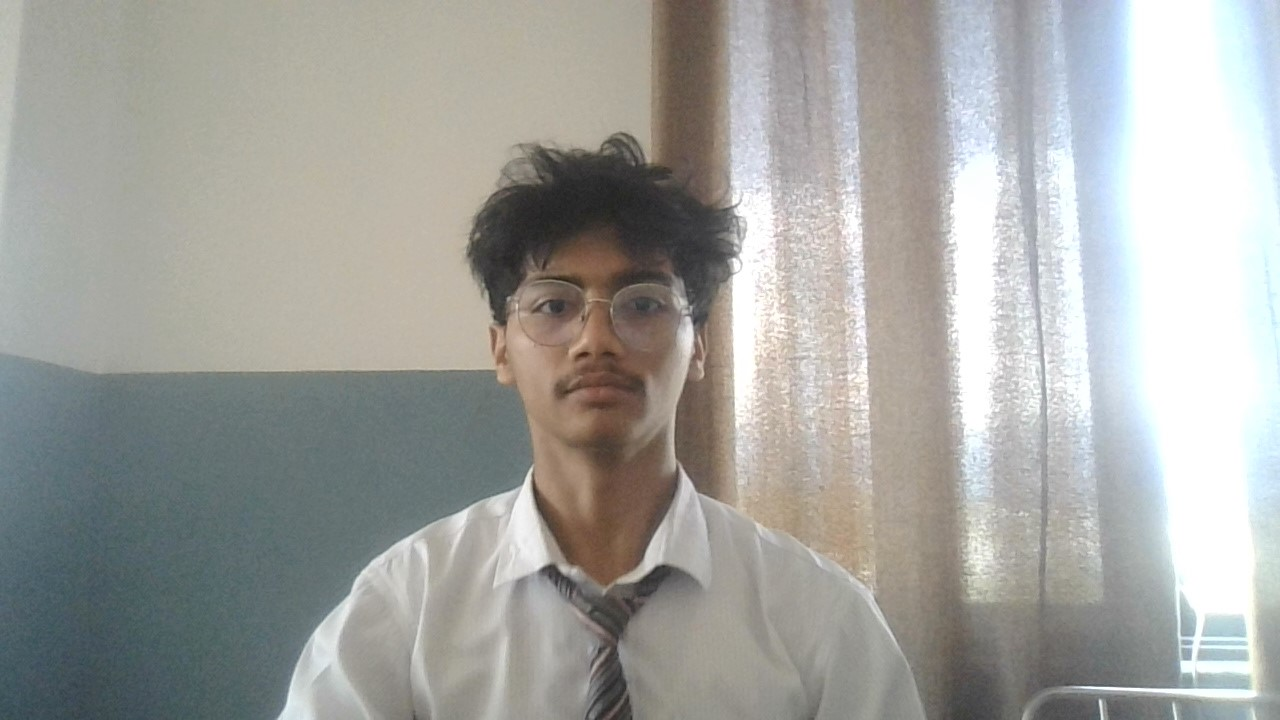
#> input picture intro/hero.jpg, 1280 x 720 px, given in place of the camera
$ python handdetection.py
#> lines starting #> are read from the running program, lines starting #| are printed output that depends on the picture; after the words box and inside, x2 and y2 are one past the last pixel; in counts of white or black regions, pixels touching at a corner belong together
import cv2
import numpy as np

# Load Haar cascade for face detection
face_cascade = cv2.CascadeClassifier(
    'C:/Users/prajj/anaconda3/envs/opencv-env/Library/etc/haarcascades/haarcascade_frontalface_default.xml'
)

# Open the webcam
cap = cv2.VideoCapture(0)

# Read first frame for motion detection
ret, prev_frame = cap.read()
#> prev_frame is the input picture: shape (720, 1280, 3); mean B, G, R 159.5, 163.6, 163.1
prev_gray = cv2.cvtColor(prev_frame, cv2.COLOR_BGR2GRAY)
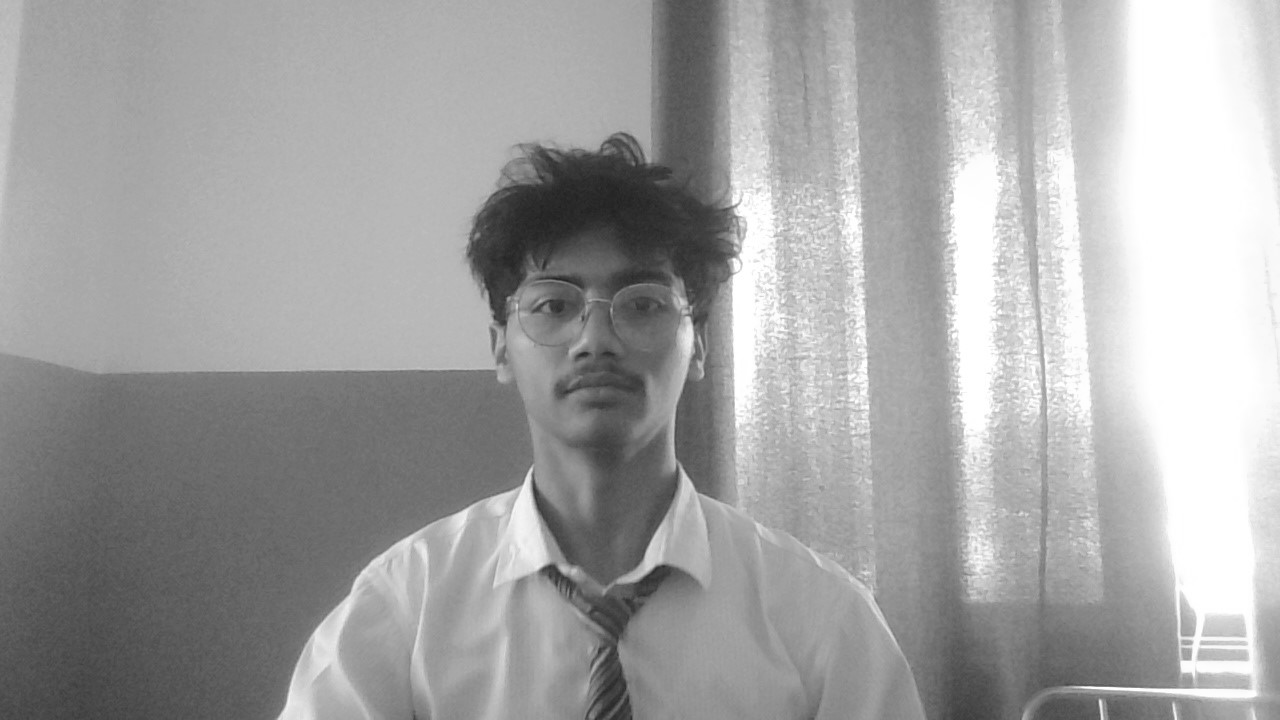
#> prev_gray: shape (720, 1280); min 32, max 255, mean 163
prev_gray = cv2.GaussianBlur(prev_gray, (21, 21), 0)

while True:
    ret, frame = cap.read()
    if not ret:
        break

    # Face Detection
    gray = cv2.cvtColor(frame, cv2.COLOR_BGR2GRAY)
    faces = face_cascade.detectMultiScale(
        gray, scaleFactor=1.3, minNeighbors=5)
#> faces = [[488, 216, 223, 223]]

    for (x, y, w, h) in faces:
        center = (x + w // 2, y + h // 2)
        radius = max(w, h) // 2
        # Green circle on face
        cv2.circle(frame, center, radius, (0, 255, 0), 2)
#> this loop made 1 pass
#> (x, y, w, h, center, radius) on pass 1: (488, 216, 223, 223, (599, 327), 111)
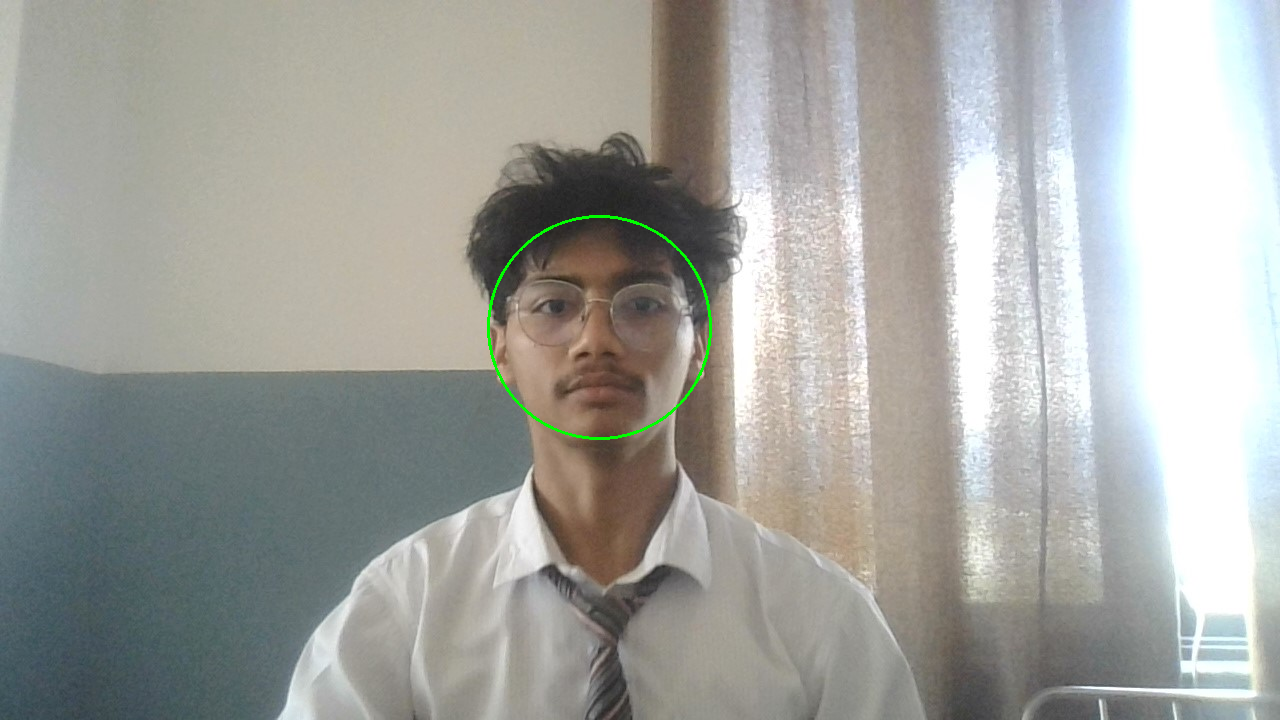
#> frame: shape (720, 1280, 3); 0.22% of pixels changed, all inside (x1, y1, x2, y2) = (487, 215, 712, 440)

    # Hand Movement Detection
    gray_blur = cv2.GaussianBlur(gray, (21, 21), 0)
    diff = cv2.absdiff(prev_gray, gray_blur)
#> diff: shape (720, 1280); every value is 0
    _, thresh = cv2.threshold(diff, 25, 255, cv2.THRESH_BINARY)
    thresh = cv2.dilate(thresh, None, iterations=2)

    # Find contours of moving regions
    contours, _ = cv2.findContours(
        thresh, cv2.RETR_EXTERNAL, cv2.CHAIN_APPROX_SIMPLE)
#> contours = []
    for cnt in contours:
        if cv2.contourArea(cnt) < 1000:  # Ignore small movements
            continue
        (x, y, w, h) = cv2.boundingRect(cnt)
        cv2.rectangle(frame, (x, y), (x + w, y + h),
                      (0, 0, 255), 2)  # Red box on movement
#> this loop made 0 passes

    # Show frame
    frame = cv2.flip(frame, 1)
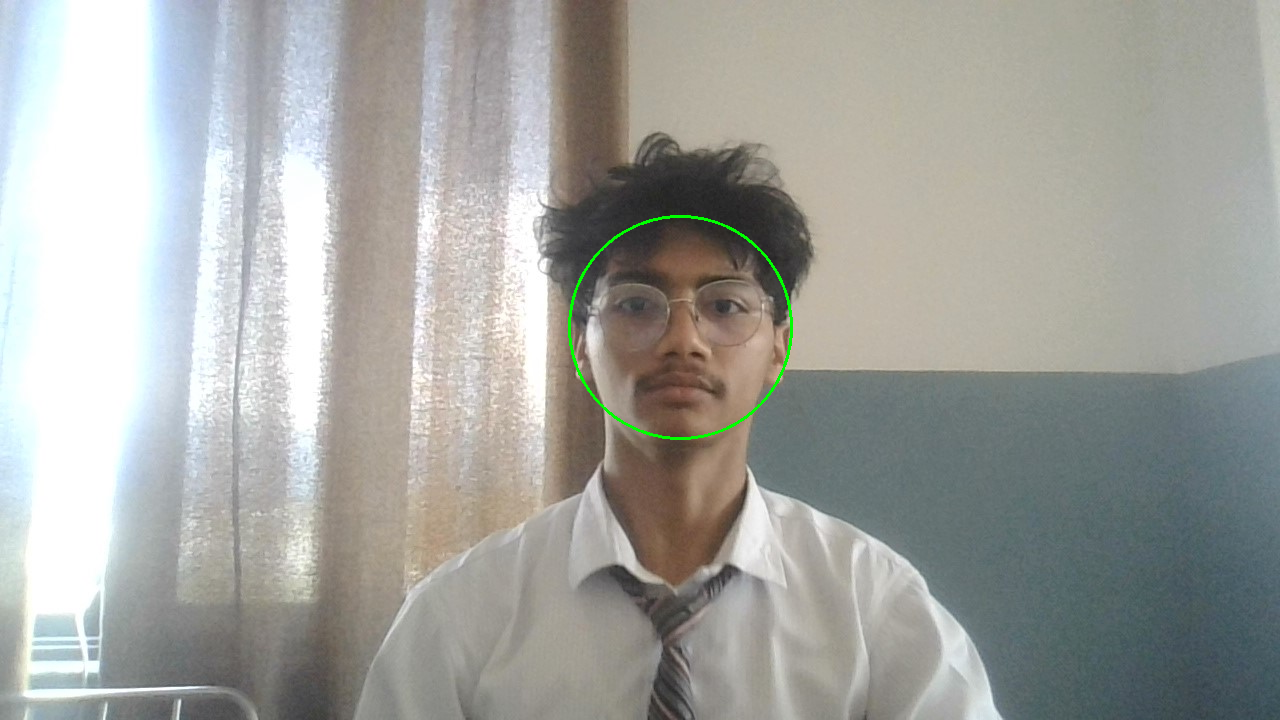
#> frame: shape (720, 1280, 3); mean B, G, R 159.3, 163.9, 162.9
    cv2.imshow('Face and Hand Movement Detection', frame)

    # Update previous frame
    prev_gray = gray_blur.copy()

    if cv2.waitKey(1) & 0xFF == 27:  # Exit on ESC
#> (key Esc is pressed here)
        break

cap.release()
cv2.destroyAllWindows()
